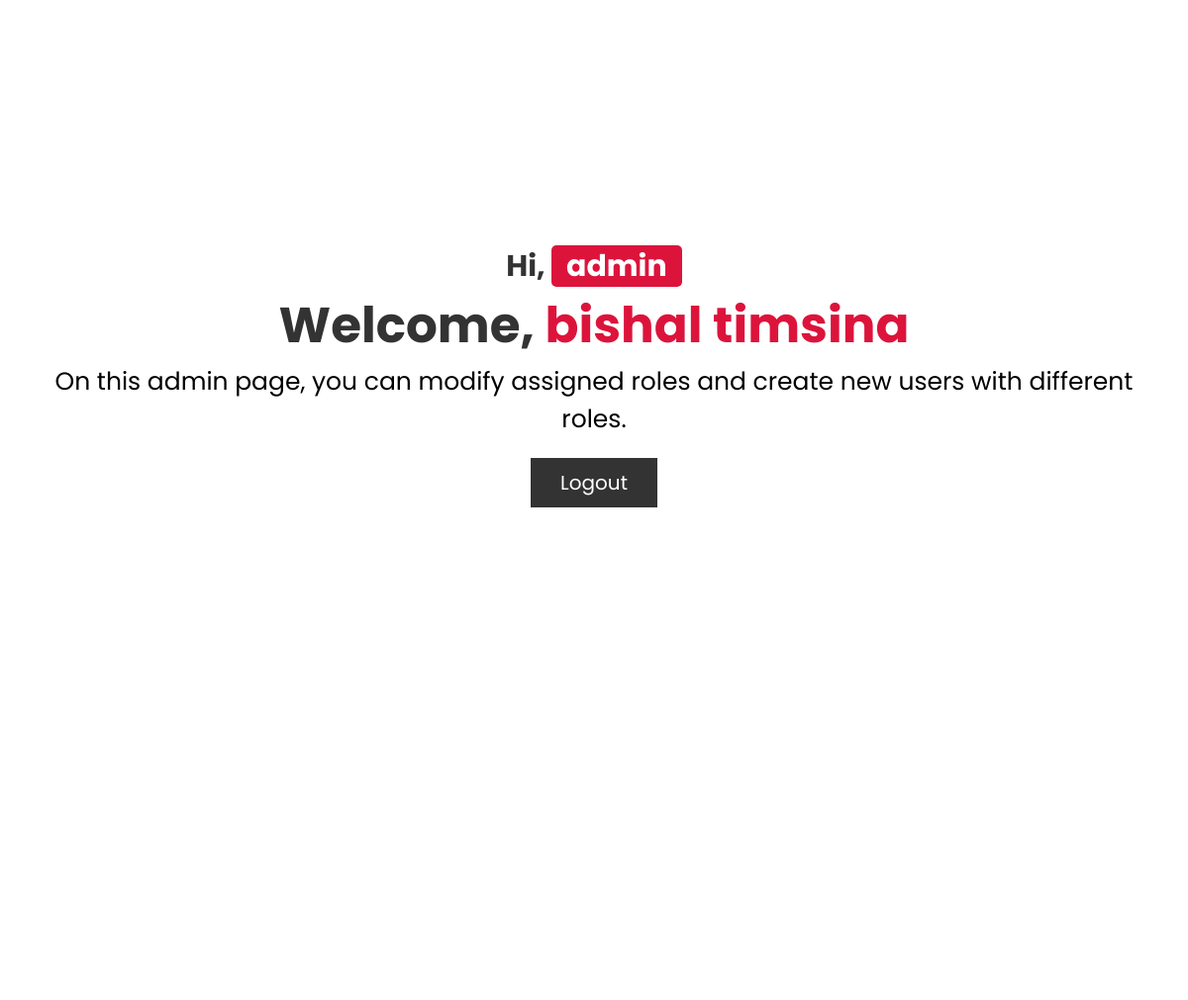
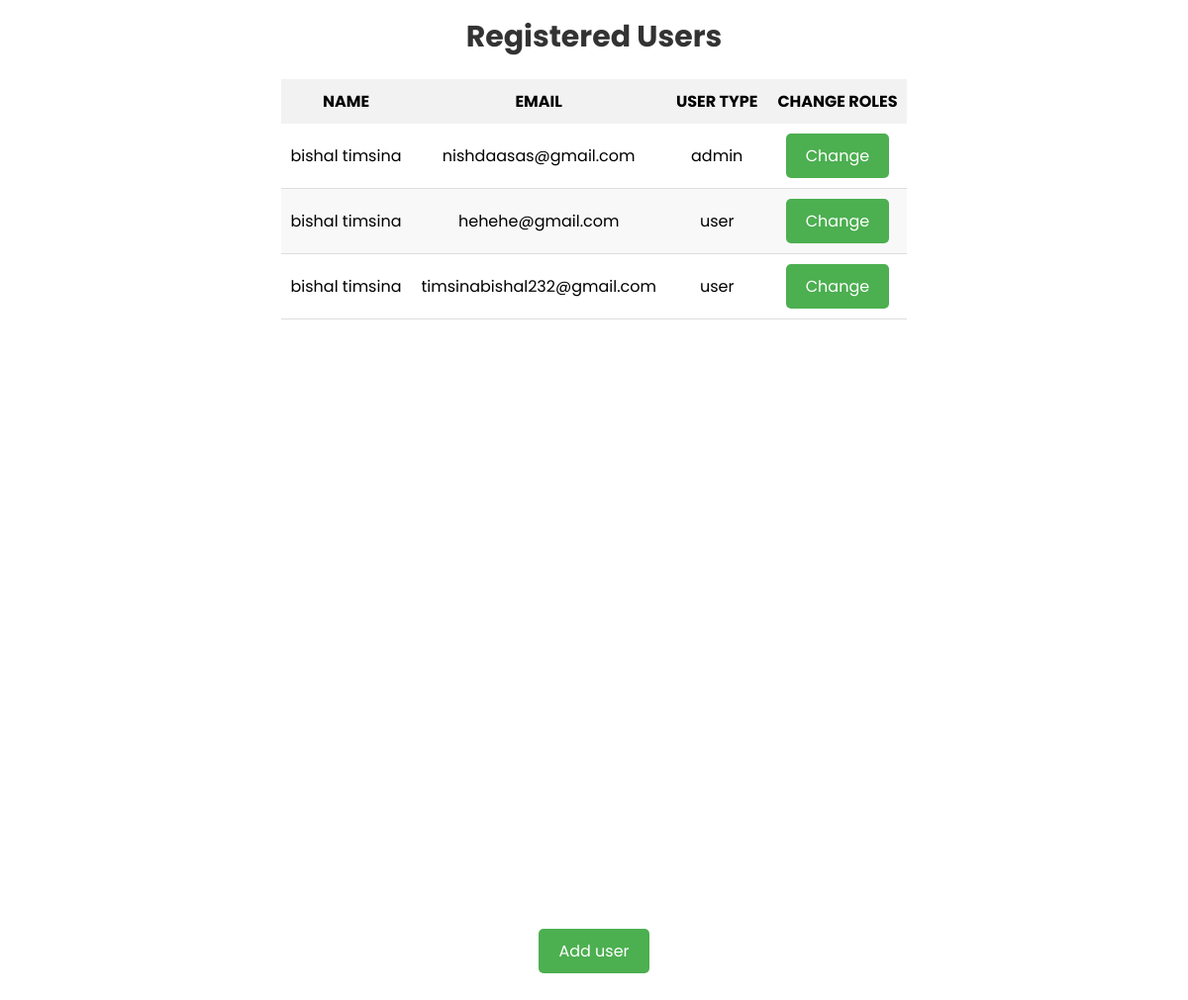
The page /session/admin_page.php (signed in) on the database its author committed (2 pictures, top to bottom).
### tables this page shows
CREATE TABLE `user_form` (
  `id` int(11) NOT NULL,
  `name` varchar(255) NOT NULL,
  `email` varchar(255) NOT NULL,
  `password` varchar(255) NOT NULL,
  `user_type` varchar(50) NOT NULL
);

### session/admin_page.php (the view, shortened to what this page needs)
<?php
@include 'config.php';
$selectSql = "SELECT id, name, email, user_type FROM user_form";
$result = mysqli_query($conn, $selectSql);
$users = array();
while ($row = mysqli_fetch_assoc($result)) {
   $users[] = $row;
}
?>
<!DOCTYPE html>
<html lang="en">
<head>
   <link rel="stylesheet" href="css/style.css">
</head>
<body>
   <div class="container">
      <div class="content">
         <h3>Hi, <span>admin</span></h3>
         <h1>Welcome, <span><?php echo $_SESSION['admin_name']; ?></span></h1>
         <p>On this admin page, you can modify assigned roles and create new users with different roles.</p>
         <a href="logout.php" class="btn">Logout</a>
      </div>
   </div>
   <div class="hahaha">
      <div class="hehehe">
         <h2>Registered Users</h2>
         <table>
            <thead>
               <tr>
                  <th>Name</th>
                  <th>Email</th>
                  <th>User Type</th>
                  <th>Change Roles</th>
               </tr>
            </thead>
            <tbody>
               <?php foreach ($users as $user) { ?>
                  <tr>
                     <td><?php echo $user['name']; ?></td>
                     <td><?php echo $user['email']; ?></td>
                     <td><?php echo $user['user_type']; ?></td>
                     <td>
                        <form method="POST" action="">
                           <button type="submit" name="change_roles">Change</button>
                        </form>
                     </td>
                  </tr>
               <?php } ?>
            </tbody>
         </table>
      </div>
   </div>
   <div class="hahaha">
    <div class="hehehe">
        <h2>
            <form method="POST" action="add_user.php">
                <button type="submit" name="add_user">Add user</button>
            </form>
        </h2>
    </div>
</div>
</body>
</html>

### session/css/style.css (style rules this page uses)
* { font-family: 'Poppins', sans-serif; margin: 0; padding: 0; box-sizing: border-box; outline: none; border: none; text-decoration: none; }
.container { min-height: 100vh; display: flex; align-items: center; justify-content: center; padding: 20px; padding-bottom: 60px; }
.container .content { text-align: center; }
.container .content h3 { font-size: 30px; color: #333; }
.container .content h3 span { background: crimson; color: #fff; border-radius: 5px; padding: 0 15px; }
.container .content h1 { font-size: 50px; color: #333; }
.container .content h1 span { color: crimson; }
.container .content p { font-size: 25px; margin-bottom: 20px; }
.container .content .btn { display: inline-block; padding: 10px 30px; font-size: 20px; background: #333; color: #fff; margin: 0 5px; text-transform: capitalize; }

### session/admin_page.php (style rules this page uses)
* { font-family: 'Poppins', sans-serif; margin: 0; padding: 0; box-sizing: border-box; outline: none; border: none; text-decoration: none; }
.hahaha { min-height: 100vh; display: flex; align-items: center; justify-content: center; padding: 20px; padding-bottom: 60px; }
.hehehe { text-align: center; }
.hehehe h2 { font-size: 30px; color: #333; margin-bottom: 20px; }
table { width: 100%; border-collapse: collapse; }
th, td { padding: 10px; }
th { background-color: #f2f2f2; text-transform: uppercase; font-weight: bold; }
tbody tr:nth-child(even) { background-color: #f8f8f8; }
td { border-bottom: 1px solid #ddd; }
button { background-color: #4CAF50; color: white; padding: 10px 20px; font-size: 16px; border-radius: 5px; cursor: pointer; }

### rows shown on the page
user_form: name "bishal timsina", email "nishdaasas@gmail.com", user_type "admin"
user_form: name "bishal timsina", email "hehehe@gmail.com", user_type "user"
user_form: name "bishal timsina", email "timsinabishal232@gmail.com", user_type "user"

### other values the page prints
$_SESSION['admin_name'] "bishal timsina"
